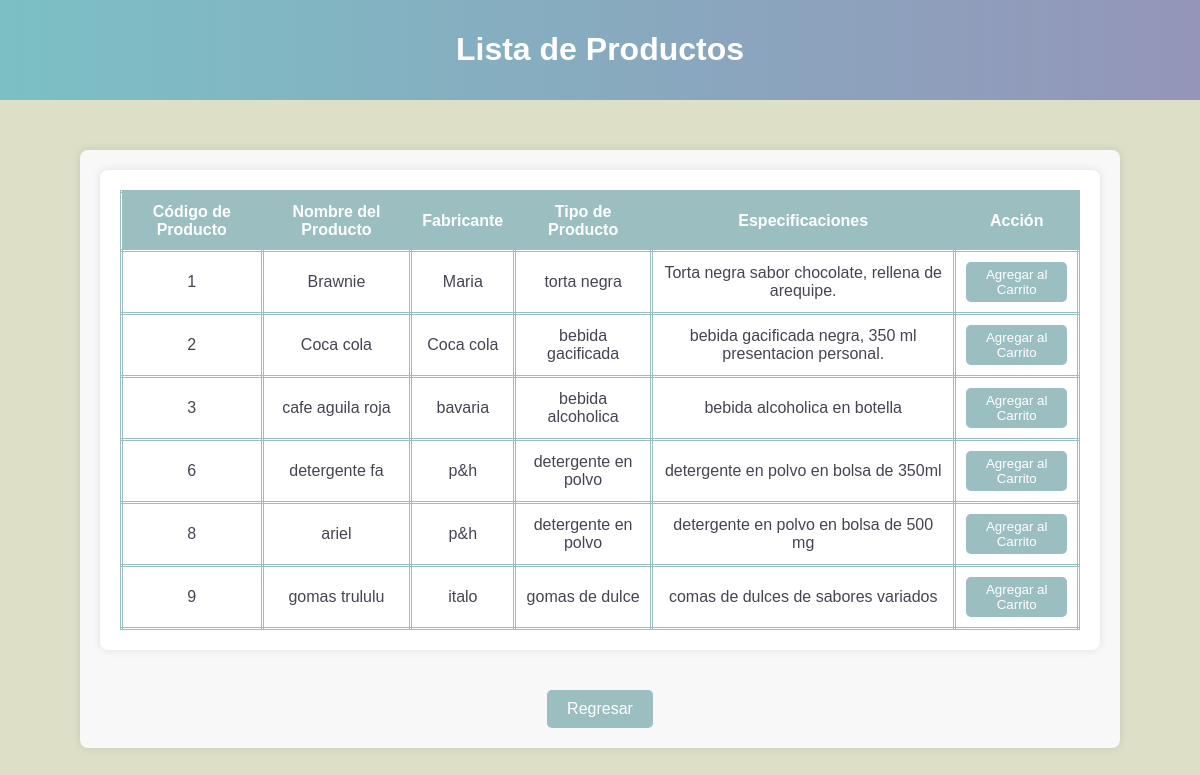
Page /ver_productos.php (signed in) on the committed database.
### tables this page shows
CREATE TABLE `producto` (
  `Codigoproducto` int(11) NOT NULL,
  `Nombre_producto` varchar(150) NOT NULL,
  `Fabricante` varchar(100) NOT NULL,
  `Tipo_producto` varchar(100) NOT NULL,
  `Especificaciones` text NOT NULL
);

### ver_productos.php (the view, shortened to what this page needs)
<?php
include('conexion.php');
$sql = "SELECT Codigoproducto, Nombre_producto, Fabricante, Tipo_producto, Especificaciones FROM producto";
$resultado = $conex->query($sql);
?>
<!DOCTYPE html>
<html>
<head>
</head>
<body>
    <header>
        <h1>Lista de Productos</h1>
    </header>
    <div class="user-panel">
        <div class="list-container">
            <?php
            if ($resultado->num_rows > 0) {
                echo "<table class='user-table'>
                        <thead>
                            <tr>
                                <th>Código de Producto</th>
                                <th>Nombre del Producto</th>
                                <th>Fabricante</th>
                                <th>Tipo de Producto</th>
                                <th>Especificaciones</th>
                                <th>Acción</th>
                            </tr>
                        </thead>
                        <tbody>";
                while ($row = $resultado->fetch_assoc()) {
                    echo "<tr>
                            <td>{$row['Codigoproducto']}</td>
                            <td>{$row['Nombre_producto']}</td>
                            <td>{$row['Fabricante']}</td>
                            <td>{$row['Tipo_producto']}</td>
                            <td>{$row['Especificaciones']}</td>
                            <td>
                                <form method='POST' action='agregar_producto_carrito.php'>
                                    <input type='hidden' name='codigo' value='{$row['Codigoproducto']}'>
                                    <button type='submit'>Agregar al Carrito</button>
                                </form>
                            </td>
                          </tr>";
                }
                echo "</tbody></table>";
            } else {
                echo "No se encontraron productos.";
            }
            ?>
        </div>
        <a class="regresar" href="user.php">Regresar</a>
    </div>
</body>
</html>

### ver_productos.php (style rules this page uses)
body { font-family: Arial, sans-serif; background-color: #dddfc7; color: #444552; margin: 0; padding: 0; }
header { background: linear-gradient(to right, #7bc0c5, #9495b9); padding: 10px 0; text-align: center; color: white; }
.user-panel { max-width: 1000px; margin: 50px auto; padding: 20px; background: #f8f8f8; border-radius: 8px; box-shadow: 0 0 10px rgba(0, 0, 0, 0.1); text-align: center; }
.list-container { background: white; padding: 20px; border-radius: 8px; box-shadow: 0 0 10px rgba(0, 0, 0, 0.1); margin-bottom: 20px; }
.user-table { width: 100%; border-collapse: collapse; }
.user-table th, .user-table td { padding: 10px; text-align: center; border: 3px double #9bbec0; }
.user-table th { background-color: #9bbec0; color: white; }
.user-table td form { display: inline; }
.user-table td button { padding: 5px 10px; background-color: #9bbec0; color: white; border: none; border-radius: 5px; cursor: pointer; }
.regresar { display: inline-block; padding: 10px 20px; margin-top: 20px; background-color: #9bbec0; color: white; text-decoration: none; border-radius: 5px; transition: background-color 0.3s ease; }

### rows in the picture
producto: Codigoproducto "1", Nombre_producto "Brawnie", Fabricante "Maria", Tipo_producto "torta negra", Especificaciones "Torta negra sabor chocolate, rellena de arequipe."
producto: Codigoproducto "2", Nombre_producto "Coca cola", Fabricante "Coca cola", Tipo_producto "bebida gacificada", Especificaciones "bebida gacificada negra, 350 ml presentacion personal."
producto: Codigoproducto "3", Nombre_producto "cafe aguila roja", Fabricante "bavaria", Tipo_producto "bebida alcoholica", Especificaciones "bebida alcoholica en botella"
producto: Codigoproducto "6", Nombre_producto "detergente fa", Fabricante "p&h", Tipo_producto "detergente en polvo", Especificaciones "detergente en polvo en bolsa de 350ml"
producto: Codigoproducto "8", Nombre_producto "ariel", Fabricante "p&h", Tipo_producto "detergente en polvo", Especificaciones "detergente en polvo en bolsa de 500 mg"
producto: Codigoproducto "9", Nombre_producto "gomas trululu", Fabricante "italo", Tipo_producto "gomas de dulce", Especificaciones "comas de dulces de sabores variados"
